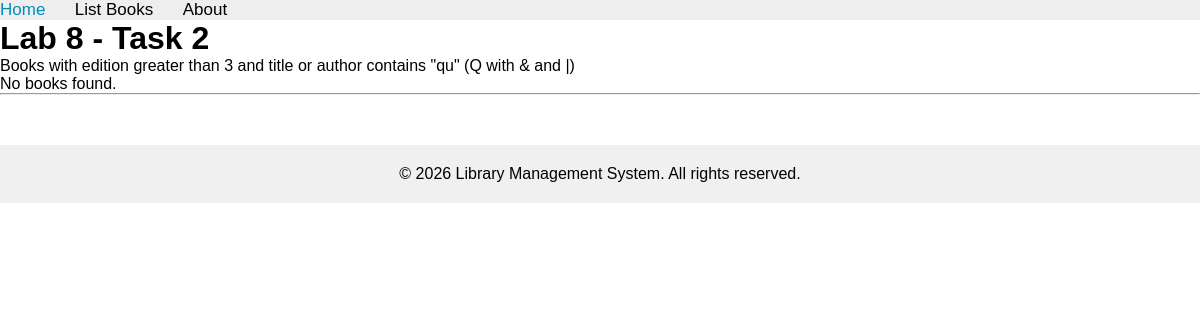
Before: /books/lab8/task2 with the older database file.
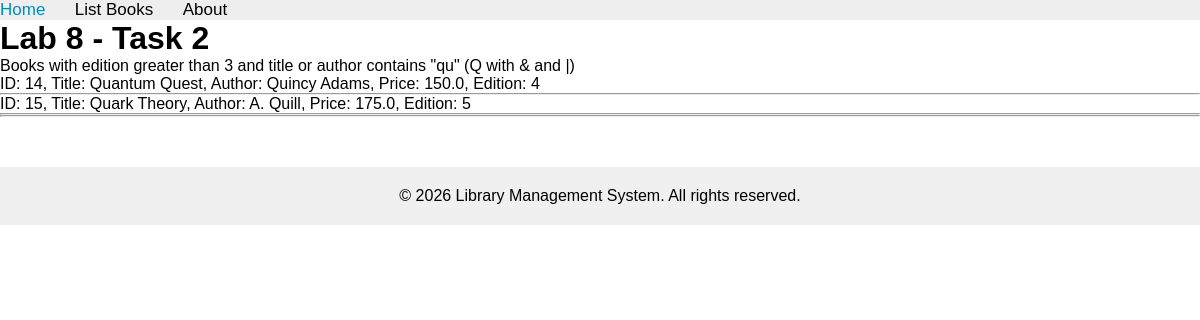
After: the same page with the newer database file.
### apps/bookmodule/models.py (models this page shows, shortened)
class Book(models.Model):
    title = models.CharField(max_length=100)
    price = models.FloatField(default=0.0)
    quantity = models.IntegerField(default=1)
    pubdate = models.DateTimeField()
    rating = models.SmallIntegerField(default=1)
    publisher = models.ForeignKey(Publisher, null=True, blank=True, on_delete=models.SET_NULL, related_name='books')
    authors = models.ManyToManyField(Author, related_name='books')
    author = models.CharField(max_length=50, default='Unknown')
    edition = models.SmallIntegerField(default=1)

### apps/bookmodule/views.py (the view)
# urls.py: path('lab8/task2', views.lab8_task2, name="books.lab8_task2"),
def lab8_task2(request):
    contains_qu = Q(title__icontains='qu') | Q(author__icontains='qu')
    books = Book.objects.filter(Q(edition__gt=3) & contains_qu)
    return render(request, 'bookmodule/lab8_task2.html', {'books': books})

### apps/templates/bookmodule/lab8_task2.html (shortened to what this page needs)
{% extends "layouts/base.html" %}
{% block content %}
<h1>Lab 8 - Task 2</h1>
<p>Books with edition greater than 3 and title or author contains "qu" (Q with & and |)</p>
{% if books %}
    {% for book in books %}
        ID: {{ book.id }}, Title: {{ book.title }}, Author: {{ book.author }}, Price: {{ book.price }}, Edition: {{ book.edition }}
        <hr>
    {% endfor %}
{% else %}
    <p>No books found.</p>
{% endif %}
{% endblock content %}

Changed rows visible on the page:
added Book: id "14", title "Quantum Quest", author "Quincy Adams", price "150.0", edition "4"
added Book: id "15", title "Quark Theory", author "A. Quill", price "175.0", edition "5"
Other visible differences:
text no longer shown: "No books found."
